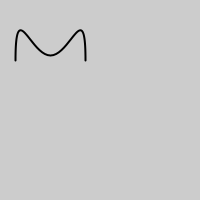
Frame 1 (no input)
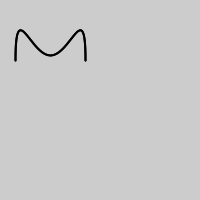
Frame 2 (the mouse pressed at the canvas centre, redrawn once)

The Processing sketch that drew these frames (run headless with seeded random() and noise(); the mouse was pressed at the canvas centre and the sketch redrawn once):

// Processing sketch: Exercise_22_1
// ── Exercise_22_1.pde
//Melissa Bradshaw 3378710
//This exercise is inclusive of 22.1

float a= 65.0;

void setup(){
  size(200,200);
  smooth();
  noLoop();
}

void draw(){
  arch(a);
}

void arch(float curvature){
  float y=60.0;
  strokeWeight(2);
  noFill();
  beginShape();
  vertex(15.0,y);
  bezierVertex(15.0, y-curvature, 30.0, 55.0, 50.0, 55.0);
  bezierVertex(70.0,55.0,85.0, y-curvature, 85.0, y);
  endShape();
}
